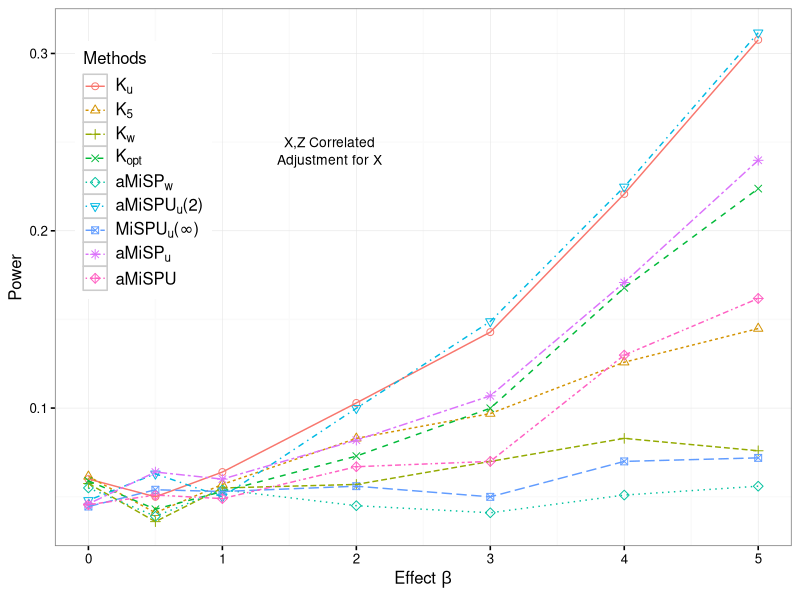

Source code (R):
setwd("/Users/chong/Google Drive/SWAK/simulation/swak-10-27/results")

library(xtable)
##
library(ggplot2)
res = read.table("sim16.txt",sep=",")

res[,3] = factor(rep(1:9,times = 7),levels =  1:9)
## create the plot
base_size = 12
base_family = ""
p1 = ggplot(res, aes(x=x, y=power,group = Methods, color = Methods,shape = Methods,linetype = Methods))+ annotate("text", x = 1.8, y = 0.25, label = "X,Z Correlated", size = 3.5) +
annotate("text", x = 1.8, y = 0.24, label = "Adjustment for X", size = 3.5) +
scale_shape_manual(values=1:nlevels(res$Methods),breaks = levels(res$Methods),
labels = c(expression(K[u]),expression(K[5]),expression(K[w]),expression(K[opt]),expression(aMiSP[w]),expression(paste(aMiSPU[u],"(2)",sep="")),expression(paste(MiSPU[u],"(",infinity,")",sep="")),expression(aMiSP[u]),"aMiSPU"))+ labs(x=expression(paste("Effect ", beta,sep="")), y="Power")+
geom_point(size = 2) + geom_line(lwd = 0.5) + scale_colour_discrete(breaks = levels(res$Methods),
labels =c(expression(K[u]),expression(K[5]),expression(K[w]),expression(K[opt]),expression(aMiSP[w]),expression(paste(aMiSPU[u],"(2)",sep="")),expression(paste(MiSPU[u],"(",infinity,")",sep="")),expression(aMiSP[u]),"aMiSPU"))+ scale_linetype_discrete(breaks = levels(res$Methods),
labels = c(expression(K[u]),expression(K[5]),expression(K[w]),expression(K[opt]),expression(aMiSP[w]),expression(paste(aMiSPU[u],"(2)",sep="")),expression(paste(MiSPU[u],"(",infinity,")",sep="")),expression(aMiSP[u]),"aMiSPU")) + guides(Methods = guide_legend(ncol = 6, byrow = TRUE)) +theme_grey(base_size = base_size, base_family = base_family) %+replace%
theme(legend.position=c(0.12, .7),legend.text.align = 0 ,axis.text = element_text(size = rel(0.8)), axis.ticks = element_line(colour = "black"),
legend.key = element_rect(colour = "grey80"), panel.background = element_rect(fill = "white",
colour = NA), panel.border = element_rect(fill = NA,
colour = "grey50"), panel.grid.major = element_line(colour = "grey90",
size = 0.2), panel.grid.minor = element_line(colour = "grey98",
size = 0.5), strip.background = element_rect(fill = "grey80",
colour = "grey50", size = 0.2))

p1




